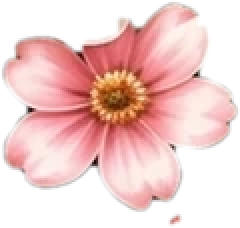
#> input picture src/images/flower-blossom.webp, 120 x 114 px (shown 2 times larger)
$ python favicon-assets.py
#> lines starting #> are read from the running program, lines starting #| are printed output that depends on the picture
#!/usr/bin/env python3
"""Writes every favicon from the blossom (src/images/flower-blossom.webp, the pink wildflower cut from the logo),
centered on the site's paper color. Decided by Yvonne on Oct 6, 2026: the simplified mark keeps the scene and
the script lettering and cannot be read at 16 px.
Usage: python3 scripts/favicon-assets.py        Needs Pillow.
Writes into src/: favicon.ico (16, 32, 48), sbc-logo-16.png, sbc-logo-32.png, favicon.png (32), favicon-48.png,
apple-touch-icon.png (180), icon-192.png, icon-512.png. File names are unchanged, so no page markup changes.
The header mark, the homepage logo, and the share image are not touched.
"""
import os
from PIL import Image
ROOT = os.path.dirname(os.path.dirname(os.path.abspath(__file__)))
SRC = os.path.join(ROOT, 'src')
PAPER = (255, 253, 250, 255)   # --paper in styles.css
# Prefer the lossless full-size cut written by scripts/logo-assets.py; fall back to the published 120px blossom.
CUT = os.path.join(ROOT, 'originals', 'logo', 'flower-blossom-cut.png')
blossom = Image.open(CUT if os.path.exists(CUT) else os.path.join(SRC, 'images', 'flower-blossom.webp')).convert('RGBA')
#> blossom is the input picture: PIL image 120x114 RGBA; mean R, G, B, A 152.9, 115.4, 113, 143.8
# Keep only the flower itself: drop any stray specks left around it by the cut from the logo.
px = blossom.load(); W, H = blossom.size; seen = set(); best = []
#> after `W, H = blossom.size`: W = 120; H = 114
for y0 in range(H):
    for x0 in range(W):
        if (x0, y0) in seen or px[x0, y0][3] < 40: continue
        blob, stack = [], [(x0, y0)]; seen.add((x0, y0))
        while stack:
            x, y = stack.pop(); blob.append((x, y))
            for nx, ny in ((x + 1, y), (x - 1, y), (x, y + 1), (x, y - 1)):
                if 0 <= nx < W and 0 <= ny < H and (nx, ny) not in seen and px[nx, ny][3] >= 40:
                    seen.add((nx, ny)); stack.append((nx, ny))
        if len(blob) > len(best): best = blob
keep = set(best)
for y in range(H):
    for x in range(W):
        if (x, y) not in keep and not any((x + dx, y + dy) in keep for dx in (-1, 0, 1) for dy in (-1, 0, 1)):
            px[x, y] = px[x, y][:3] + (0,)
blossom = blossom.crop(blossom.getbbox())
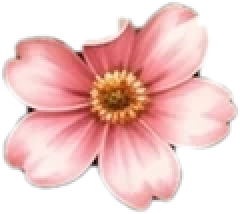
#> blossom: PIL image 120x107 RGBA (shown 2 times larger); mean R, G, B, A 161, 121.4, 118.8, 153; transparent parts drawn white

def icon(size, fill):
    """Blossom centered on a paper square. `fill` is the share of the square the blossom's longer side takes."""
#> called with size = 16, fill = 0.88
    box = max(1, round(size * fill))
    scale = box / max(blossom.size)
#> scale = 0.117
    w, h = max(1, round(blossom.width * scale)), max(1, round(blossom.height * scale))
#> w = 14; h = 12
    im = Image.new('RGBA', (size, size), PAPER)
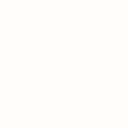
#> im: PIL image 16x16 RGBA (shown 8 times larger); mean R, G, B, A 255, 253, 250, 255
    im.alpha_composite(blossom.resize((w, h), Image.LANCZOS), ((size - w) // 2, (size - h) // 2))
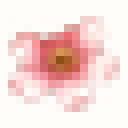
#> im: PIL image 16x16 RGBA (shown 8 times larger); mean R, G, B, A 245.9, 220.2, 217.1, 255
    return im.convert('RGB')

# Small sizes fill more of the square so the petals stay readable; large sizes get more breathing room.
i16, i32, i48 = icon(16, 0.88), icon(32, 0.84), icon(48, 0.82)
#> call 2 of icon, with size = 32, fill = 0.84
#> in icon (call 2), `box = max(1, round(size * fill))`: box = 27
#> in icon (call 2), `scale = box / max(blossom.size)`: scale = 0.225
#> in icon (call 2), `w, h = max(1, round(blossom.width * scale)), max(1, round(blossom.heig..`: w = 27; h = 24
#> in icon (call 2), `im.alpha_composite(blossom.resize((w, h), Image.LANCZOS), ((size - w) ..`:
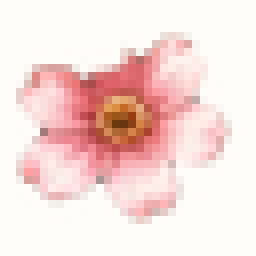
#> im: PIL image 32x32 RGBA (shown 8 times larger); mean R, G, B, A 246, 220.9, 217.7, 255
#> call 3 of icon, with size = 48, fill = 0.82
#> in icon (call 3), `box = max(1, round(size * fill))`: box = 39
#> in icon (call 3), `scale = box / max(blossom.size)`: scale = 0.325
#> in icon (call 3), `w, h = max(1, round(blossom.width * scale)), max(1, round(blossom.heig..`: w = 39; h = 35
#> in icon (call 3), `im.alpha_composite(blossom.resize((w, h), Image.LANCZOS), ((size - w) ..`:
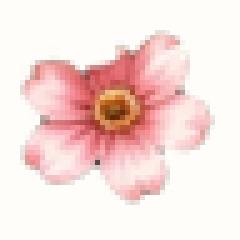
#> im: PIL image 48x48 RGBA (shown 5 times larger); mean R, G, B, A 246.5, 222.8, 219.6, 255
i16.save(f'{SRC}/sbc-logo-16.png'); i32.save(f'{SRC}/sbc-logo-32.png'); i32.save(f'{SRC}/favicon.png'); i48.save(f'{SRC}/favicon-48.png')
i48.save(f'{SRC}/favicon.ico', format='ICO', sizes=[(16, 16), (32, 32), (48, 48)], append_images=[i16, i32])
icon(180, 0.70).save(f'{SRC}/apple-touch-icon.png')
#> call 4 of icon, with size = 180, fill = 0.7
#> in icon (call 4), `im.alpha_composite(blossom.resize((w, h), Image.LANCZOS), ((size - w) ..`:
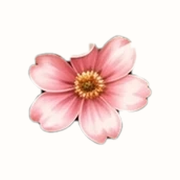
#> im: PIL image 180x180 RGBA; mean R, G, B, A 248.5, 230.6, 227.4, 255
icon(192, 0.72).save(f'{SRC}/icon-192.png'); icon(512, 0.72).save(f'{SRC}/icon-512.png')
#> in icon (call 5), `box = max(1, round(size * fill))`: box = 138
#> in icon (call 5), `scale = box / max(blossom.size)`: scale = 1.15
#> in icon (call 5), `w, h = max(1, round(blossom.width * scale)), max(1, round(blossom.heig..`: w = 138; h = 123
#> in icon (call 5), `im.alpha_composite(blossom.resize((w, h), Image.LANCZOS), ((size - w) ..`:
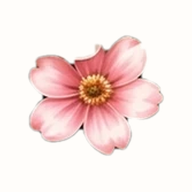
#> im: PIL image 192x192 RGBA; mean R, G, B, A 248.2, 229.3, 226.2, 255
print('favicons written')

$ run again, with src/images/flower-cluster-192.webp copied over src/images/flower-blossom.webp
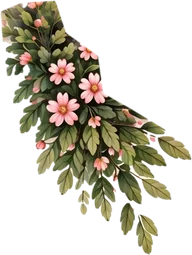
#> input picture src/images/flower-cluster-192.webp, 192 x 255 px
#> blossom is the input picture: PIL image 192x255 RGBA; mean R, G, B, A 71, 66.8, 50.9, 101.2
#> `blossom = blossom.crop(blossom.getbbox())`:
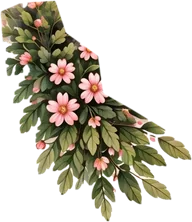
#> blossom: PIL image 192x222 RGBA; mean R, G, B, A 75.9, 71.1, 53.9, 110; transparent parts drawn white
#> box = 369
#> scale = 1.66
#> w = 319; h = 369
#> in icon (call 6), `im.alpha_composite(blossom.resize((w, h), Image.LANCZOS), ((size - w) ..`:
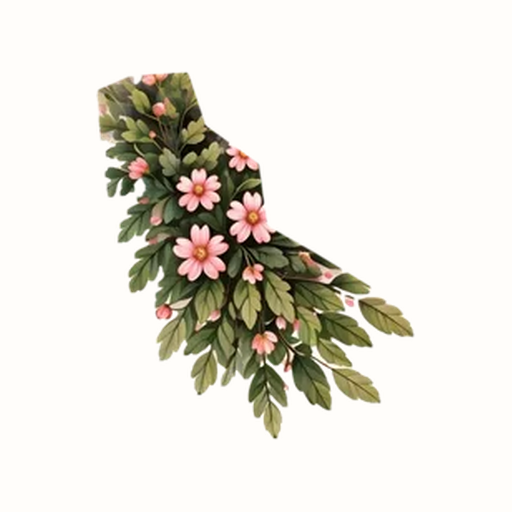
#> im: PIL image 512x512 RGBA; mean R, G, B, A 228.6, 225.1, 216.4, 255
